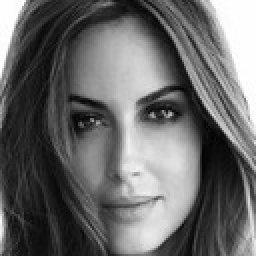
%> input picture digital-signal-processing/lab4/foto.jpg, 128 x 128 px (shown 2 times larger)
$ octave task2.m   (GNU Octave 9; MATLAB toolbox functions it lacks are replaced by stand-ins)
%> lines starting %> are read from the running program, lines starting %| are printed output that depends on the picture; in (x1, y1, x2, y2) boxes, pixels count from 0 and x2, y2 are one past the last pixel; in counts of white or black regions, pixels touching at a corner belong together; the program's own positions count from 1
I = imread('foto.jpg');
%> I is the input picture: size 128x128x3 uint8; min 0, max 255, mean 104.4
I = I(:,:,2); % select only 2 dim from jpg
%> I: size 128x128 uint8
S = qtdecomp(I,0.5);
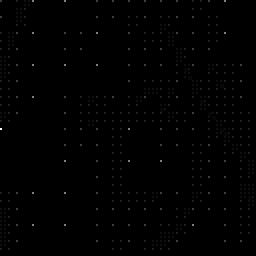
%> S: size 128x128 double (shown 2 times larger); min 0, max 32, mean 0.2; drawn with min black and max white
blocks = repmat(uint8(0),size(S));
for dim = [128 64 32 16 8 4 2 1]
    numblocks = length(find(S==dim));
    if (numblocks > 0)
        values = repmat(uint8(1),[dim dim numblocks]);
        values(2:dim,2:dim,:) = 0;
        blocks = qtsetblk(blocks,S,dim,values);
    end
end
%> this loop made 8 passes
%> numblocks on passes 1 to 8: 0, 0, 1, 19, 92, 231, 218, 40
%> pass 3, `blocks = qtsetblk(blocks,S,dim,values);`:
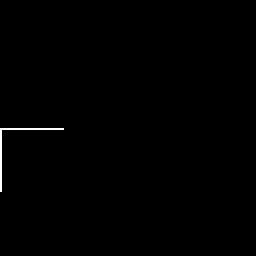
%> blocks: size 128x128 uint8 (shown 2 times larger); values 0 (black) and 1 (white), 0.38% white in thin lines or dots, all inside (x1, y1, x2, y2) = (0, 64, 32, 96)
%> after the loop:
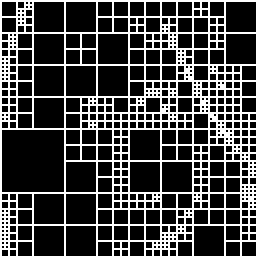
%> blocks: size 128x128 uint8 (shown 2 times larger); values 0 (black) and 1 (white), 26.5% white in thin lines or dots
%> after the loop, values = 40 values from 1 to 1

blocks(end,1:end) = 1;
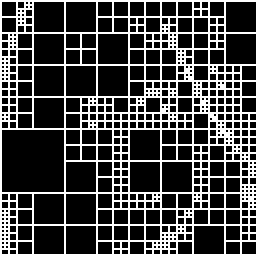
%> blocks: size 128x128 uint8 (shown 2 times larger); values 0 (black) and 1 (white), 27.2% white in thin lines or dots
blocks(1:end,end) = 1;
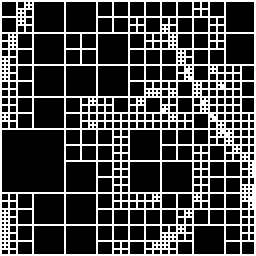
%> blocks: size 128x128 uint8 (shown 2 times larger); values 0 (black) and 1 (white), 27.8% white in thin lines or dots
imshow(I), figure, imshow(blocks,[])
